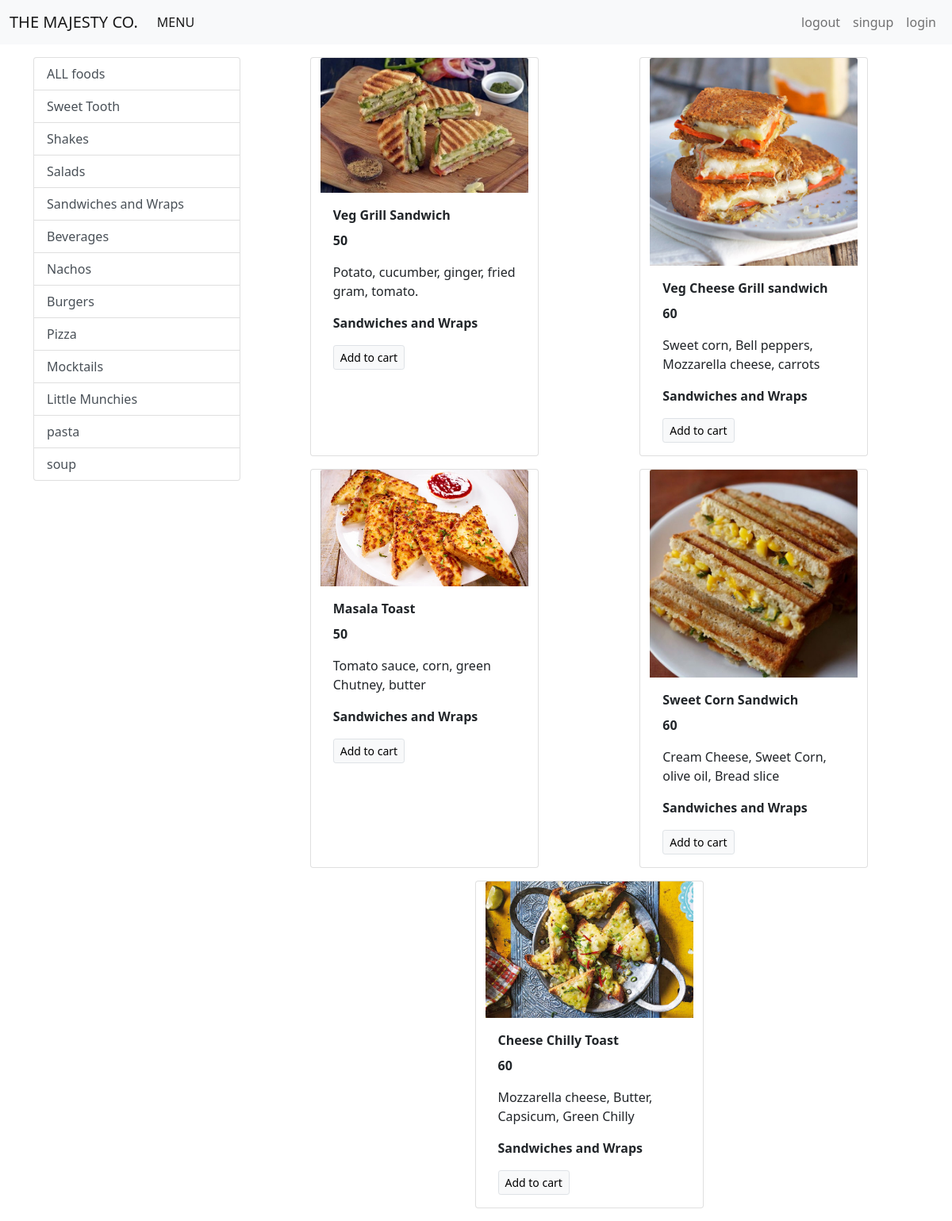
The app's page /?category=5 with its own data.
### menue/models/category.py (models this page shows)
class Category(models.Model):
    name = models.CharField(max_length=20)
    @staticmethod
    def get_all_categories():
        return Category.objects.all()
    def __str__(self):
        return self.name

### menue/models/product.py (models this page shows, shortened)
class Product(models.Model):
    name = models.CharField(max_length=50)
    price = models.IntegerField(default=0)
    description = models.CharField(max_length=200, default='', null=True, blank=True)
    image = models.ImageField(upload_to='products/')
    category = models.ForeignKey(Category, on_delete=models.CASCADE, default=1)
    @staticmethod
    def get_all_products_by_categoryid(category_id):
        if category_id:
            return Product.objects.filter(category = category_id)
        else:
            return Product.get_all_products();

### menue/views.py (the view)
# urls.py: path('', index),
def index(request):
    products = None
    categories = Category.get_all_categories()
    categoryID = request.GET.get('category')
    if categoryID:
        products = Product.get_all_products_by_categoryid(categoryID)
    else:
        products = Product.get_all_products()
    data = {}
    data['products'] = products
    data['categories'] = categories
    return render(request, 'index.html', data)

### menue/templates/index.html
{% extends 'base.html' %}
{% block content %}
<div class="container mt-3 ">
 <div class="row">
  <div class="col-lg-3 mx-auto">
    <div class="list-group">
      <a href="/" class="list-group-item list-group-item-action ">ALL foods</a>
      {% for category in categories %}
      <a href="/?category={{category.id}}" class="list-group-item list-group-item-action ">{{category.name}}</a>
      {% endfor %}
    </div>
  </div>
    <div id='product' class="col-lg-9 mx-auto">
      <div class="row mx-auto">
        {% for product in products  %}
         <div class="card mx-auto mb-3" style="width: 18rem;">
           <img src="{{product.image.url}}" class="card-img-top" alt="...">
           <div class="card-body">
             <p class="card-title"><b>{{product.name}}</b></p>
             <p class="card-text"><b>{{product.price}}</b></p>
             <p class="card-text">{{product.description}}</p>
             <p class="card-text"><b>{{product.category}}</b></p>
             <a href="#" class="btn btn-light border btn-sm">Add to cart</a>
           </div>
         </div>
        {%  endfor %}
      </div>
    </div>
  </div>
</div>
{% endblock %}

### records on screen
Category: name "Sweet Tooth"
Category: name "Shakes"
Category: name "Salads"
Category: name "Sandwiches and Wraps"
Category: name "Beverages"
Category: name "Nachos"
Category: name "Burgers"
Category: name "Pizza"
Category: name "Mocktails"
Category: name "Little Munchies"
Category: name "pasta"
Category: name "soup"
Product: image (picture), name "Veg Grill Sandwich", price "50", description "Potato, cucumber, ginger, fried gram, tomato.", category "Sandwiches and Wraps"
Product: image (picture), name "Veg Cheese Grill sandwich", price "60", description "Sweet corn, Bell peppers, Mozzarella cheese, carrots", category "Sandwiches and Wraps"
Product: image (picture), name "Masala Toast", price "50", description "Tomato sauce, corn, green Chutney, butter", category "Sandwiches and Wraps"
Product: image (picture), name "Sweet Corn Sandwich", price "60", description "Cream Cheese, Sweet Corn, olive oil, Bread slice", category "Sandwiches and Wraps"
Product: image (picture), name "Cheese Chilly Toast", price "60", description "Mozzarella cheese, Butter, Capsicum, Green Chilly", category "Sandwiches and Wraps"
